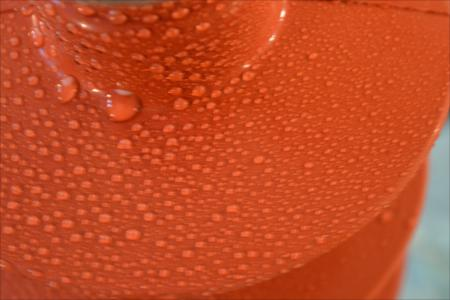
%> input picture insulator_images/HC1/HC1_013.JPG, 450 x 300 px
$ octave --eval "result = preprocess_image(imread('insulator_images/HC1/HC1_013.JPG'));"   (GNU Octave 9; MATLAB toolbox functions it lacks are replaced by stand-ins)
%> lines starting %> are read from the running program, lines starting %| are printed output that depends on the picture; in (x1, y1, x2, y2) boxes, pixels count from 0 and x2, y2 are one past the last pixel; in counts of white or black regions, pixels touching at a corner belong together; the program's own positions count from 1
function img_processed = preprocess_image(img)
    % 灰度转换
    if size(img, 3) == 3
        img_gray = rgb2gray(img);
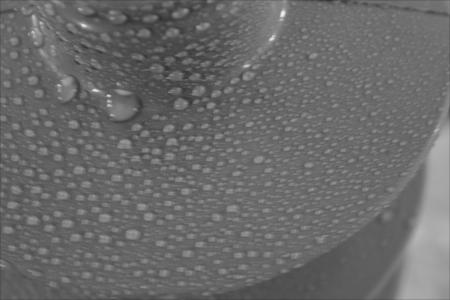
%> img_gray: size 300x450 uint8; min 47, max 243, mean 106
    else
        img_gray = img;
    end

    % 对比度增强
    img_eq = adapthisteq(img_gray, 'ClipLimit', 0.03);
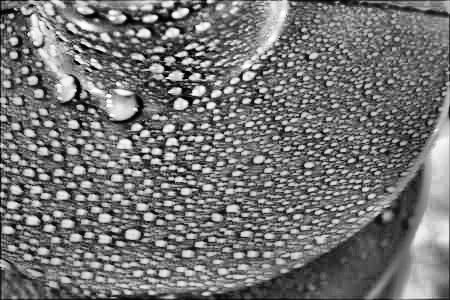
%> img_eq: size 300x450 uint8; min 0, max 255, mean 115

    % 降噪
    img_smooth = imgaussfilt(img_eq, 1);
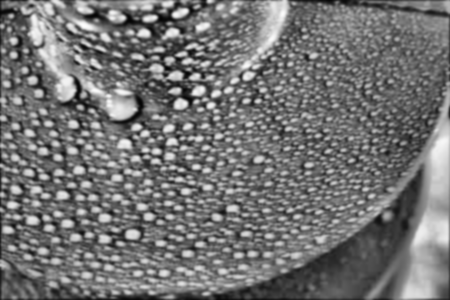
%> img_smooth: size 300x450 uint8; min 2, max 254, mean 114.9

    % 二值化分割
    level = graythresh(img_smooth);
%> level = 0.502
    img_binary = imbinarize(img_smooth, level);
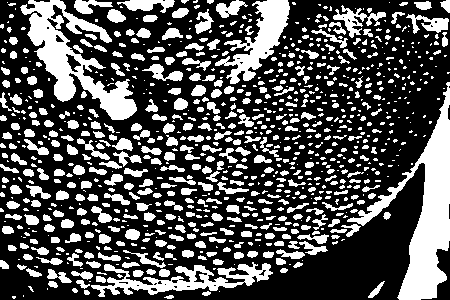
%> img_binary: size 300x450 logical; 32.7% white; 933 white regions (522 under 20 px), largest, box (x1, y1, x2, y2) and area: (347, 82, 450, 300) 6167, (20, 0, 137, 120) 4718, (215, 0, 290, 84) 2352

    % 形态学操作
    se = strel('disk', 3);
    img_morph = imclose(imopen(img_binary, se), se);
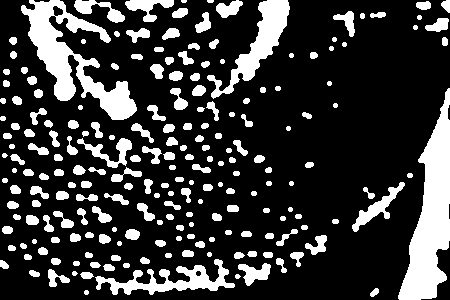
%> img_morph: size 300x450 logical; 22.1% white; 211 white regions (2 under 20 px)

    % 提取最大区域作为ROI
    [B, L] = bwboundaries(img_morph);
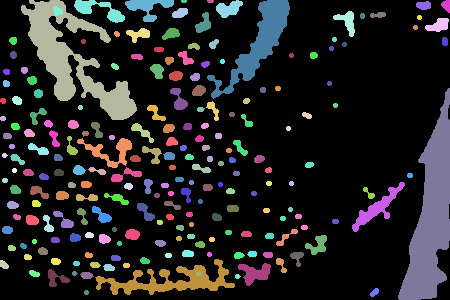
%> L: size 300x450 double; 214 distinct labels, from 0 to 213; one colour per label, 0 black
%> B = 213 boundaries; largest, box (x1, y1, x2, y2) and points: (21, 0, 137, 120) 663, (95, 259, 235, 295) 488, (398, 88, 450, 300) 476, (207, 0, 290, 99) 337, (77, 138, 132, 168) 180
    stats = regionprops(L, 'Area', 'BoundingBox');
%> stats = 213 regions; largest, box (x1, y1, x2, y2) and Area: (398, 88, 450, 300) 5430, (21, 0, 137, 120) 4694, (207, 0, 290, 99) 2273, (95, 259, 235, 295) 1852, (352, 182, 405, 232) 659
    if ~isempty(stats)
        [~, idx] = max([stats.Area]);
%> idx = 204
        img_processed = imcrop(img_smooth, stats(idx).BoundingBox);
    else
        img_processed = img_smooth;
    end

    % 统一尺寸
    img_processed = imresize(img_processed, [224, 224]);
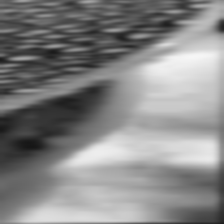
%> img_processed: size 224x224 uint8; min 22, max 246, mean 133.8
end

$ run again, on insulator_images/HC1/HC1_021.JPG
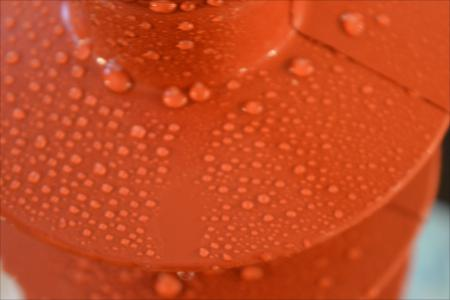
%> input picture insulator_images/HC1/HC1_021.JPG, 450 x 300 px
%> level = 0.518
%> img_binary: size 300x450 logical; 30.7% white; 550 white regions (200 under 20 px), largest, box (x1, y1, x2, y2) and area: (198, 0, 310, 90) 4269, (225, 114, 450, 261) 3917, (403, 161, 450, 300) 3240
%> img_morph: size 300x450 logical; 26.6% white; 197 white regions (1 under 20 px)
%> in preprocess_image, `[B, L] = bwboundaries(img_morph);`:
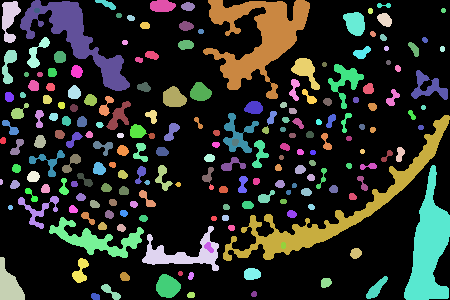
%> L: size 300x450 double; 202 distinct labels, from 0 to 201; one colour per label, 0 black
%> B = 201 boundaries; largest, box (x1, y1, x2, y2) and points: (223, 115, 450, 261) 804, (203, 0, 310, 99) 619, (20, 0, 130, 91) 419, (404, 165, 450, 300) 323, (49, 217, 144, 258) 298
%> stats = 201 regions; largest, box (x1, y1, x2, y2) and Area: (203, 0, 310, 99) 4430, (223, 115, 450, 261) 4155, (404, 165, 450, 300) 3226, (20, 0, 130, 91) 2811, (49, 217, 144, 258) 1321
%> idx = 105
%> in preprocess_image, `img_processed = imresize(img_processed, [224, 224]);`:
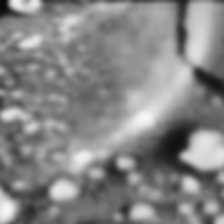
%> img_processed: size 224x224 uint8; min 7, max 246, mean 133.4

$ run again, on insulator_images/HC1/HC1_042.JPG
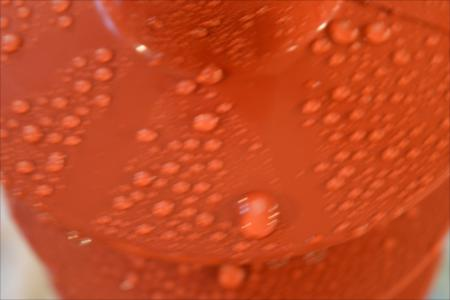
%> input picture insulator_images/HC1/HC1_042.JPG, 450 x 300 px
%> level = 0.494
%> img_binary: size 300x450 logical; 28.9% white; 335 white regions (115 under 20 px), largest, box (x1, y1, x2, y2) and area: (0, 171, 43, 300) 3031, (255, 0, 354, 74) 2341, (260, 216, 365, 258) 1899
%> img_morph: size 300x450 logical; 25% white; 138 white regions (3 under 20 px)
%> in preprocess_image, `[B, L] = bwboundaries(img_morph);`:
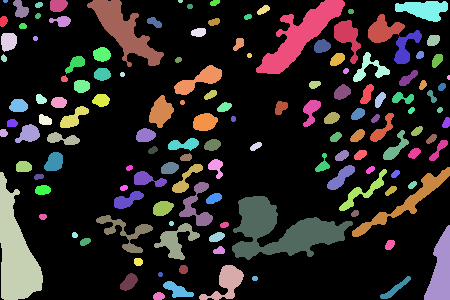
%> L: size 300x450 double; 139 distinct labels, from 0 to 138; one colour per label, 0 black
%> B = 138 boundaries; largest, box (x1, y1, x2, y2) and points: (232, 196, 353, 260) 418, (0, 172, 43, 300) 300, (256, 0, 345, 74) 274, (87, 0, 164, 67) 263, (352, 167, 450, 237) 236
%> stats = 138 regions; largest, box (x1, y1, x2, y2) and Area: (232, 196, 353, 260) 3654, (0, 172, 43, 300) 3020, (256, 0, 345, 74) 2306, (87, 0, 164, 67) 1911, (424, 225, 450, 300) 1168
%> idx = 79
%> in preprocess_image, `img_processed = imresize(img_processed, [224, 224]);`:
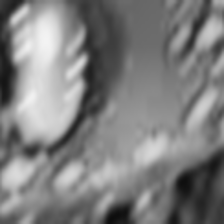
%> img_processed: size 224x224 uint8; min 13, max 243, mean 126.9

$ run again, on insulator_images/HC1/HC1_043.JPG
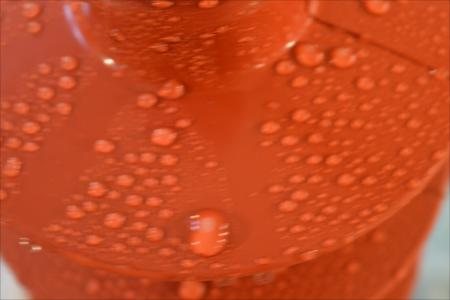
%> input picture insulator_images/HC1/HC1_043.JPG, 450 x 300 px
%> level = 0.494
%> img_binary: size 300x450 logical; 29.3% white; 344 white regions (106 under 20 px), largest, box (x1, y1, x2, y2) and area: (107, 143, 450, 300) 8699, (235, 0, 321, 91) 3691, (46, 0, 129, 77) 1865
%> img_morph: size 300x450 logical; 25.6% white; 142 white regions
%> L: size 300x450 double; 147 distinct labels, from 0 to 146
%> B = 146 boundaries; largest, box (x1, y1, x2, y2) and points: (111, 143, 450, 300) 1209, (235, 0, 321, 90) 380, (47, 0, 146, 81) 292, (416, 175, 450, 300) 278, (2, 1, 40, 36) 145
%> stats = 146 regions; largest, box (x1, y1, x2, y2) and Area: (111, 143, 450, 300) 7082, (235, 0, 321, 90) 3941, (416, 175, 450, 300) 2657, (47, 0, 146, 81) 2051, (189, 213, 228, 255) 1318
%> idx = 35
%> in preprocess_image, `img_processed = imresize(img_processed, [224, 224]);`:
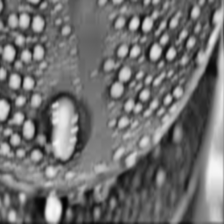
%> img_processed: size 224x224 uint8; min 2, max 249, mean 112.1
